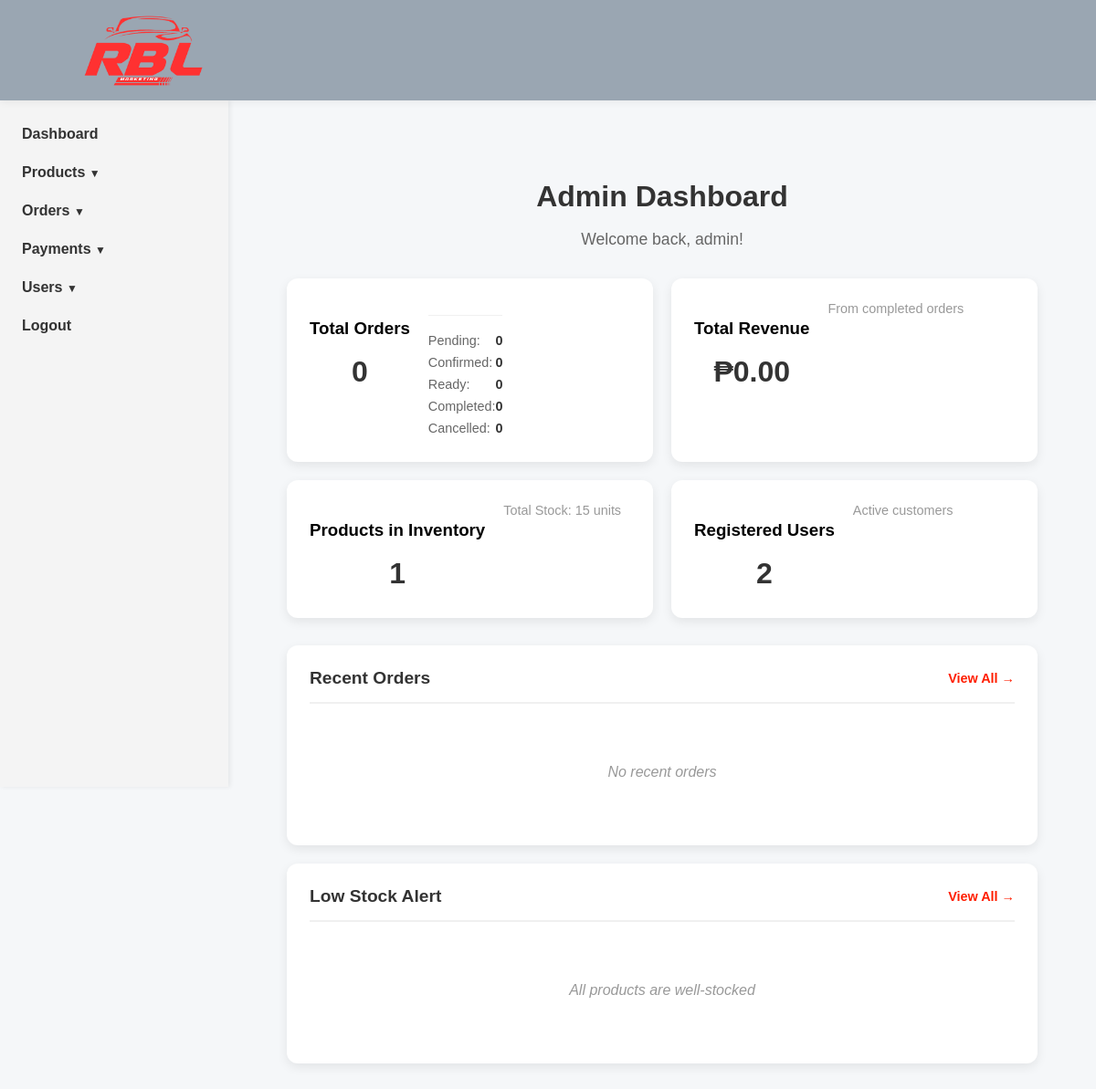
Page /dashboard/ (signed in) on the earlier database version.
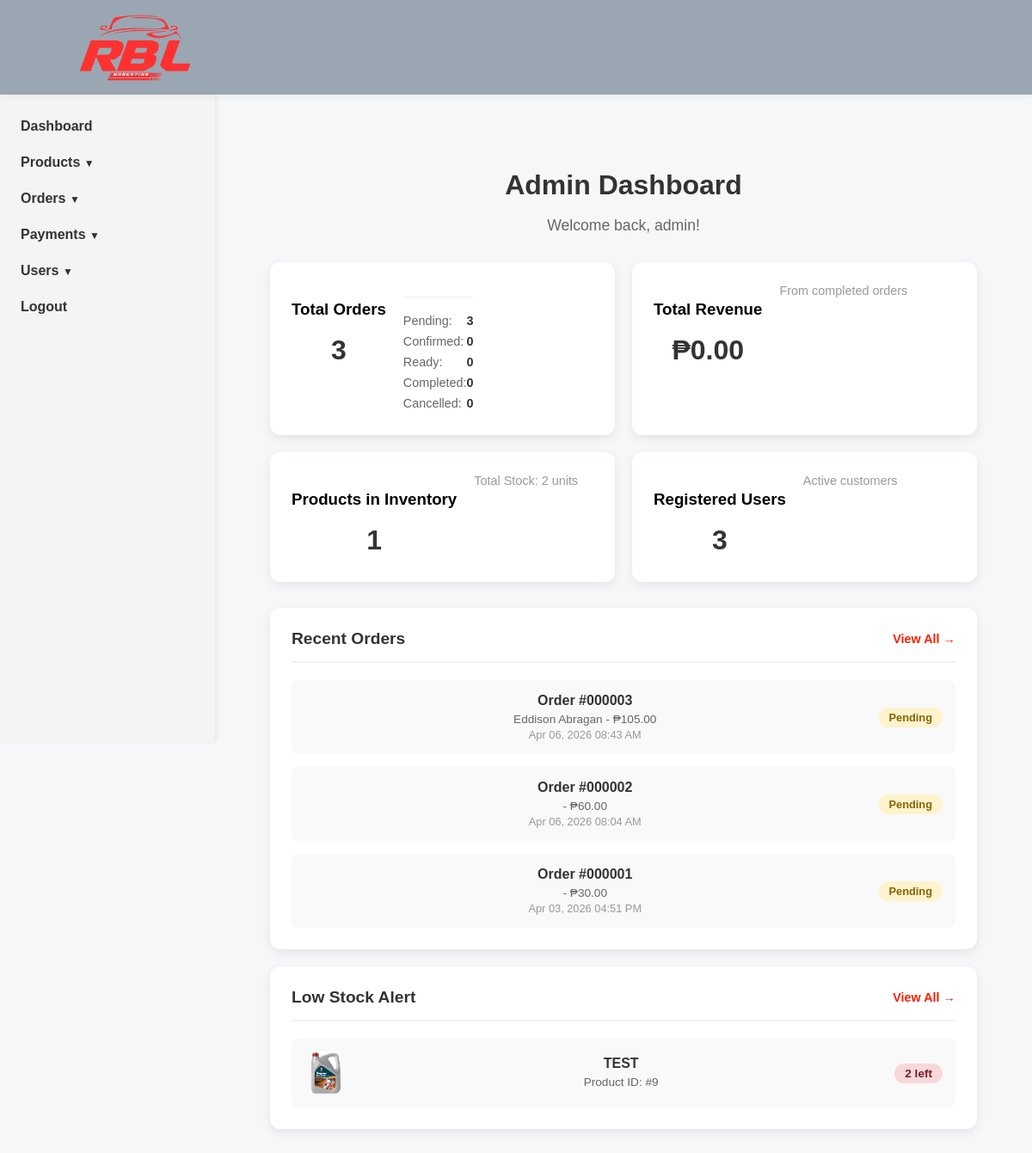
Same page on the later database version.
### orders/models.py (models this page shows, shortened)
class Order(models.Model):
    PAYMENT_CHOICES = (
        ('Pickup', 'Pay on Pickup'),
        ('Online', 'Online Payment (GCash)'),
    )
    STATUS_CHOICES = (
        ('Pending', 'Pending'),
        ('Processing', 'Processing'),
        ('Ready', 'Ready for Pickup'),
        ('Completed', 'Completed'),
        ('Cancelled', 'Cancelled'),
    )
    user = models.ForeignKey(settings.AUTH_USER_MODEL, on_delete=models.CASCADE)
    total_price = models.DecimalField(max_digits=10, decimal_places=2)
    payment_method = models.CharField(max_length=20, choices=PAYMENT_CHOICES, default='Pickup')
    payment_reference = models.CharField(max_length=100, blank=True, null=True)
    payment_proof = models.ImageField(upload_to='payment_proofs/', blank=True, null=True)
    payment_status = models.CharField(max_length=20, default='Pending')
    status = models.CharField(max_length=20, choices=STATUS_CHOICES, default='Pending')
    created_at = models.DateTimeField(auto_now_add=True)

### accounts/models.py (models this page shows)
class CustomUser(AbstractUser):
    middle_name = models.CharField(max_length=50, blank=True, null=True)
    contact_number = models.CharField(max_length=15, blank=True, null=True)
    address = models.TextField(blank=True, null=True)
    birthdate = models.DateField(blank=True, null=True)

### catalog/models.py (models this page shows, shortened)
class Product(models.Model):
    product_name = models.CharField(max_length=200)
    description = models.TextField()
    price = models.DecimalField(max_digits=10, decimal_places=2, default=0.00)
    status = models.CharField(max_length=50, default='Available') # e.g., Available, Out of Stock
    quantity = models.IntegerField(default=0)
    image_path = models.ImageField(upload_to='products/',blank=True, null=True)
    created_at = models.DateTimeField(auto_now_add=True)
    category = models.ForeignKey(Category, on_delete=models.CASCADE)
    brand = models.ForeignKey(Brand, on_delete=models.CASCADE)

### store_dashboard/views.py (the view)
# urls.py: path('', views.dashboard_home, name='dashboard_home'),
@staff_member_required
def dashboard_home(request):
    orders_summary = Order.objects.aggregate(
        total_orders=Count('id'),
        pending_orders=Count('id', filter=Q(status='Pending')),
        confirmed_orders=Count('id', filter=Q(status='Processing')),
        ready_orders=Count('id', filter=Q(status='Ready')),
        completed_orders=Count('id', filter=Q(status='Completed')),
        cancelled_orders=Count('id', filter=Q(status='Cancelled')),
    )
    total_revenue = Order.objects.filter(status='Completed', payment_status='Paid').aggregate(
        total_sales=Sum('total_price')
    )['total_sales'] or 0
    inventory_summary = Product.objects.aggregate(
        total_products=Count('id'),
        total_stock=Sum('quantity')
    )
    total_users = User.objects.filter(is_staff=False).count()
    recent_orders = Order.objects.select_related('user').order_by('-created_at')[:5]
    low_stock_products = Product.objects.filter(quantity__lt=10).order_by('quantity')[:5]
    context = {
        'orders': orders_summary,
        'total_revenue': total_revenue,
        'total_products': inventory_summary['total_products'] or 0,
        'total_stock': inventory_summary['total_stock'] or 0,
        'total_users': total_users,
        'recent_orders': recent_orders,
        'low_stock_products': low_stock_products,
    }
    return render(request, 'store_dashboard/dashboard_home.html', context)

### catalog/context_processors.py (called while the page is built)
def global_nav_data(request):
    return {
        'nav_categories': Category.objects.all(),
        'nav_brands': Brand.objects.all(),
    }

### store_dashboard/templates/store_dashboard/dashboard_home.html (shortened to what the changed rows need)
{% extends 'store_dashboard/base_admin.html' %}
{% load static %}
{% block content %}
<main>
    <div class="dashboard-container">
        <h1>Admin Dashboard</h1>
        <div class="stats-grid">
            <div class="stat-card">
                <div class="stat-group">
                    <h3>Total Orders</h3>
                    <p class="stat-number">{{ orders.total_orders }}</p>
                </div>
                <div class="stat-breakdown">
                    <div class="breakdown-item">
                        <span class="breakdown-label">Pending:</span>
                        <span class="breakdown-value">{{ orders.pending_orders }}</span>
                    </div>
                </div>
            </div>
            <div class="stat-card">
                <div class="stat-group">
                    <h3>Products in Inventory</h3>
                    <p class="stat-number">{{ total_products }}</p>
                </div>
                <p class="stat-subtitle">Total Stock: {{ total_stock }} units</p>
            </div>
            <div class="stat-card">
                <div class="stat-group">
                    <h3>Registered Users</h3>
                    <p class="stat-number">{{ total_users }}</p>
                </div>
            </div>
        </div>
        <div class="activity-section">
            <div class="activity-card">
                <div class="activity-list">
                    {% if recent_orders %}
                        {% for order in recent_orders %}
                        <div class="activity-item">
                            <div class="activity-content">
                                <p class="activity-title">Order #{{ order.id|stringformat:"06d" }}</p>
                                <p class="activity-subtitle">{{ order.user.first_name }} {{ order.user.last_name }} - ₱{{ order.total_price|floatformat:2 }}</p>
                                <p class="activity-time">{{ order.created_at|date:"M d, Y h:i A" }}</p>
                            </div>
                            <span class="activity-badge status-{{ order.status|lower }}">
                                {{ order.status }}
                            </span>
                        </div>
                        {% endfor %}
                    {% else %}
                        <p class="no-data">No recent orders</p>
                    {% endif %}
                </div>
            </div>
            <div class="activity-card">
                <div class="activity-list">
                    {% if low_stock_products %}
                        {% for product in low_stock_products %}
                        <div class="activity-item">
                            <div class="product-thumbnail">
                                {% if product.image_path %}
                                    <img src="{{ product.image_path.url }}" alt="Product">
                                {% else %}
                                    <img src="{% static 'images/placeholder.jpg' %}" alt="No Image">
                                {% endif %}
                            </div>
                            <div class="activity-content">
                                <p class="activity-title">{{ product.product_name }}</p>
                                <p class="activity-subtitle">Product ID: #{{ product.id }}</p>
                            </div>
                            <span class="stock-badge {% if product.quantity < 5 %}critical{% else %}warning{% endif %}">
                                {{ product.quantity }} left
                            </span>
                        </div>
                        {% endfor %}
                    {% else %}
                        <p class="no-data">All products are well-stocked</p>
                    {% endif %}
                </div>
            </div>
        </div>
    </div>
</main>
{% endblock %}

Differences in the rows shown:
added Order: id "000003", user.first_name "Eddison", user.last_name "Abragan", total_price "105.00", created_at "Apr 06, 2026 08:43 AM", status "Pending"
added Order: id "000002", total_price "60.00", created_at "Apr 06, 2026 08:04 AM", status "Pending"
added Order: id "000001", total_price "30.00", created_at "Apr 03, 2026 04:51 PM", status "Pending"
now on this page (row edited): Product: image_path (picture), product_name "TEST", id "9", quantity "2"
Other differences:
{{ orders.total_orders }}: "0" → "3"
{{ orders.pending_orders }}: "0" → "3"
{{ total_stock }}: "15" → "2"
{{ total_users }}: "2" → "3"
text no longer shown: "No recent orders All products are well-stocked"
